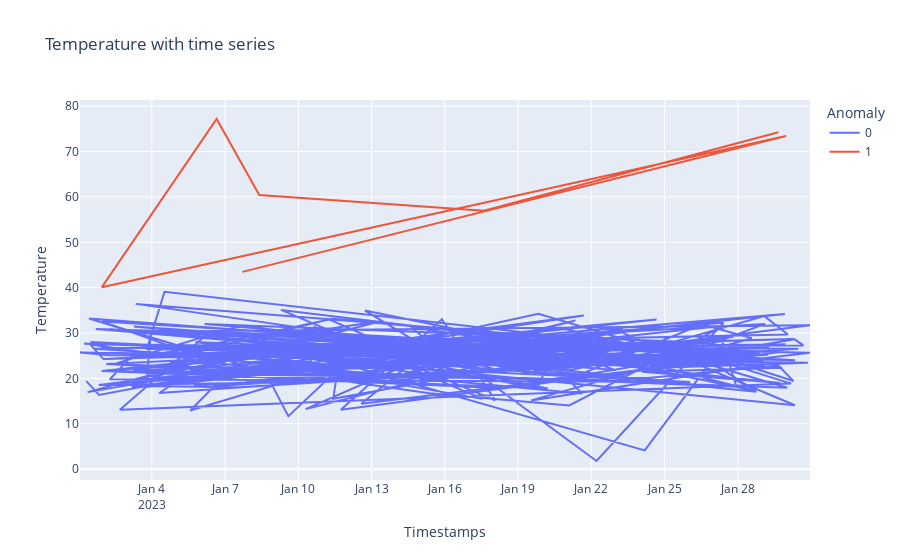

This figure's notebook cell:
### Code cell
fig = px.line(Boiler_D, x="Timestamps", y="Temperature",  color='Anomaly',title='Temperature with time series')
fig.show()

### Figure 1 — Plotly figure (JSON) as saved in the notebook; plotly's stock layout.template omitted (floating-point values rounded to 4 significant figures; data arrays with more than 128 entries replaced by an {"elided": "..."} marker saying what was removed)
{"data": [{"hovertemplate": "Anomaly=0<br>Timestamps=%{x}<br>Temperature=%{y}<extra></extra>", "legendgroup": "0", "line": {"color": "#636efa", "dash": "solid"}, "marker": {"symbol": "circle"}, "mode": "lines", "name": "0", "orientation": "v", "showlegend": true, "type": "scatter", "x": {"elided": "256 str values"}, "xaxis": "x", "y": {"elided": "256 float values"}, "yaxis": "y"}, {"hovertemplate": "Anomaly=1<br>Timestamps=%{x}<br>Temperature=%{y}<extra></extra>", "legendgroup": "1", "line": {"color": "#EF553B", "dash": "solid"}, "marker": {"symbol": "circle"}, "mode": "lines", "name": "1", "orientation": "v", "showlegend": true, "type": "scatter", "x": ["2023-01-07T16:58:23", "2023-01-29T23:21:06", "2023-01-01T22:55:09", "2023-01-06T15:43:25", "2023-01-08T09:38:14", "2023-01-17T14:23:22", "2023-01-29T15:49:11"], "xaxis": "x", "y": [43.49, 73.41, 40.11, 77.18, 60.41, 56.98, 74.27], "yaxis": "y"}], "layout": {"legend": {"title": {"text": "Anomaly"}, "tracegroupgap": 0}, "title": {"text": "Temperature with time series"}, "xaxis": {"anchor": "y", "domain": [0, 1], "title": {"text": "Timestamps"}}, "yaxis": {"anchor": "x", "domain": [0, 1], "title": {"text": "Temperature"}}}}
